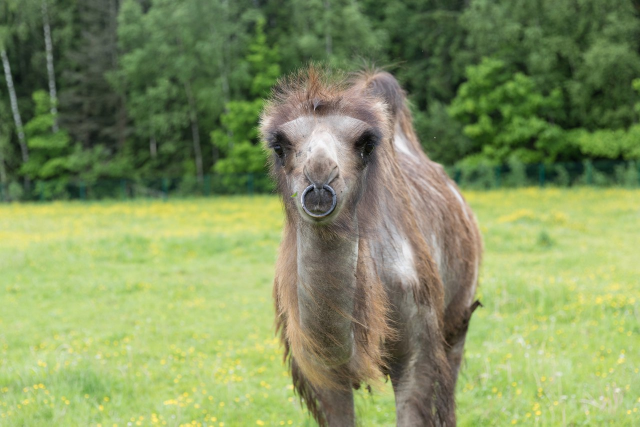
#> input picture day 2/camel.jpg, 1280 x 853 px (shown at 1/2 size)
$ python 4copy.py
#> lines starting #> are read from the running program, lines starting #| are printed output that depends on the picture
from PIL import Image

im = Image.open('camel.jpg').convert('RGBA')  # открываем файл
pixels = im.load()  # получаем матрицу пикселей

width = im.width
#> width = 1280
height = im.height
#> height = 853

im_small = im.copy()

size = (width // 2, height // 2)
#> size = (640, 426)
im_small = im_small.resize(size)
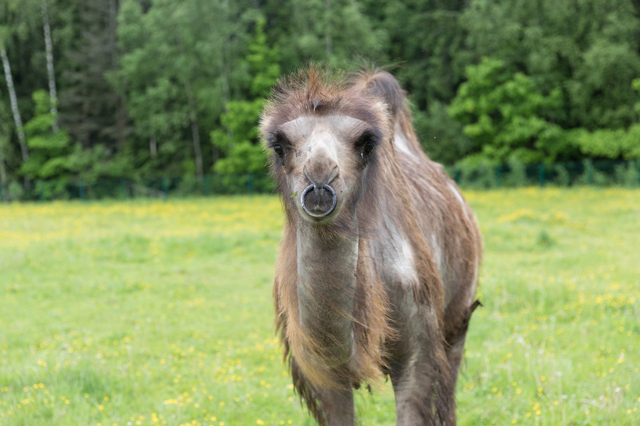
#> im_small: PIL image 640x426 RGBA; mean R, G, B, A 130.3, 145.7, 95.2, 255

im.paste(im_small, (0, 0, width // 2, height // 2))
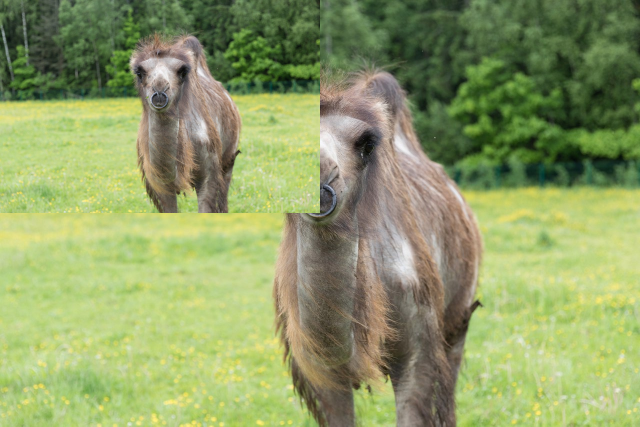
#> im: PIL image 1280x853 RGBA (shown at 1/2 size); mean R, G, B, A 142.3, 156.5, 102.2, 255
im.paste(im_small, (width // 2, 0, 2 * (width // 2), height // 2))
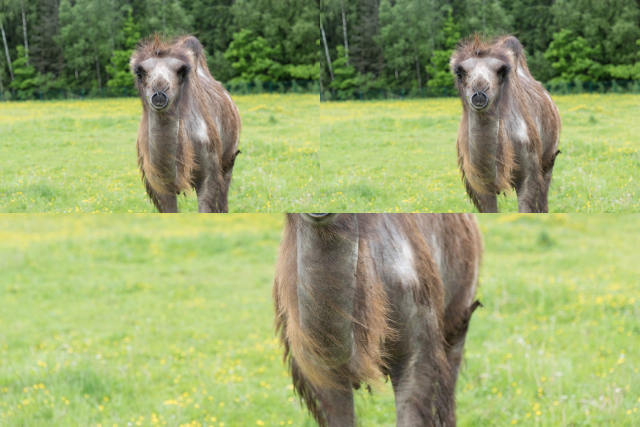
#> im: PIL image 1280x853 RGBA (shown at 1/2 size); mean R, G, B, A 151.4, 164.9, 107.5, 255
im.paste(im_small, (0, height // 2, width // 2, 2 * (height // 2)))
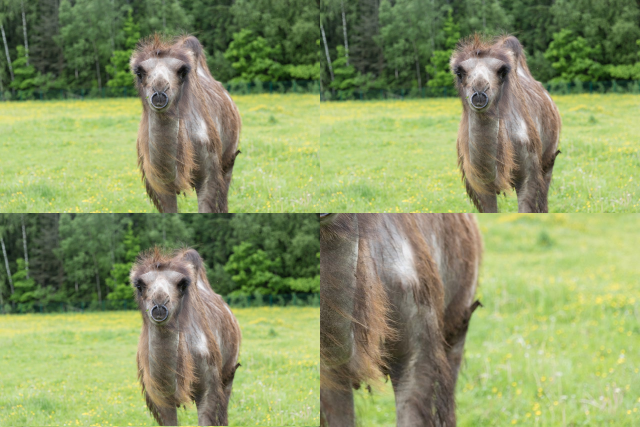
#> im: PIL image 1280x853 RGBA (shown at 1/2 size); mean R, G, B, A 137.8, 150.8, 99.9, 255
im.paste(im_small, (width // 2, height // 2, 2 * (width // 2), 2 * (height // 2)))
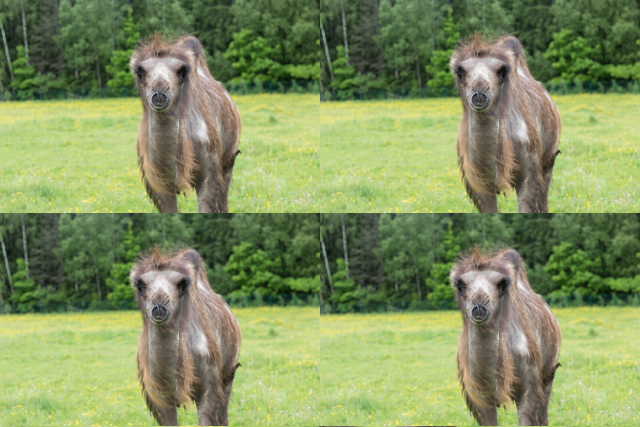
#> im: PIL image 1280x853 RGBA (shown at 1/2 size); mean R, G, B, A 130.4, 145.7, 95.2, 255

im.show()

$ run again, with day 2/animal.jpg copied over day 2/camel.jpg
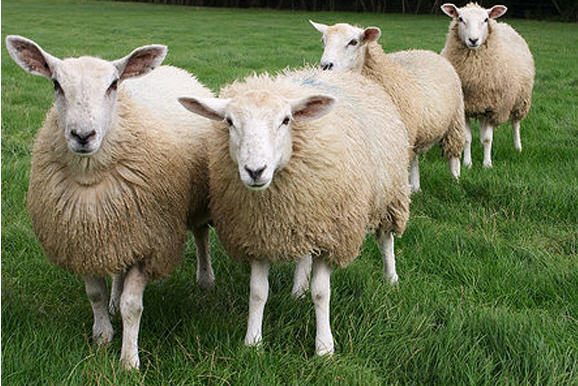
#> input picture day 2/animal.jpg, 578 x 386 px
#> `im.paste(im_small, (0, height // 2, width // 2, 2 * (height // 2)))`:
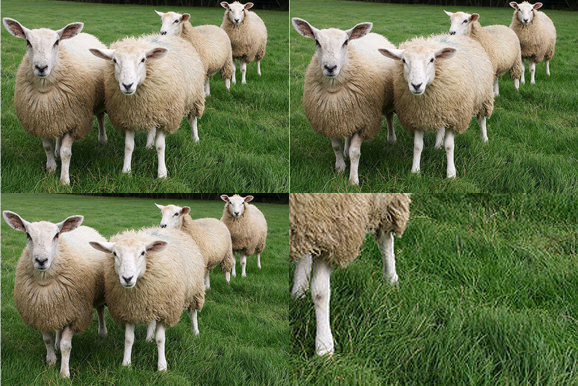
#> im: PIL image 578x386 RGBA; mean R, G, B, A 102.5, 113.9, 76.3, 255
#> `im.paste(im_small, (width // 2, height // 2, 2 * (width // 2), 2 * (he..`:
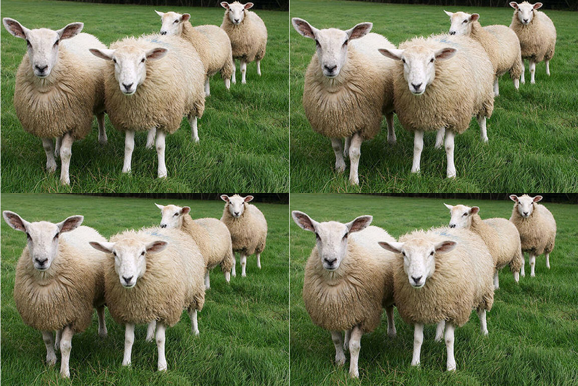
#> im: PIL image 578x386 RGBA; mean R, G, B, A 109.6, 117.8, 83, 255
